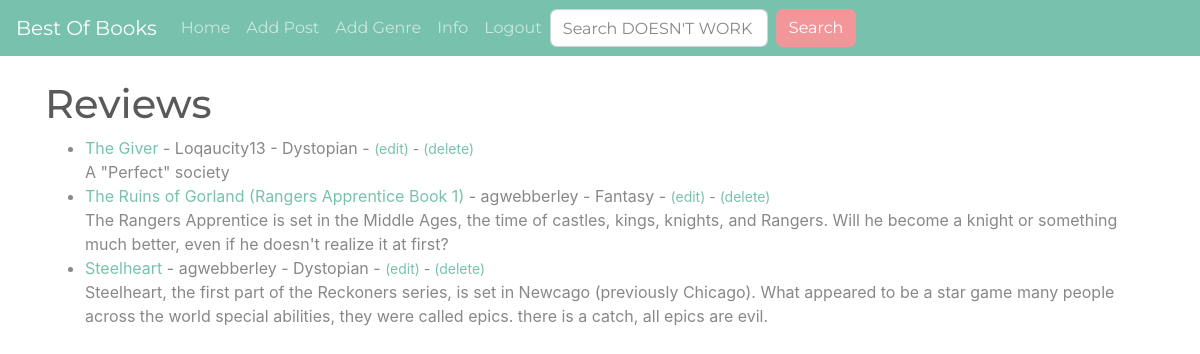
The app's page / (signed in) with its own data.
### mainapp/models.py (models this page shows, shortened)
class Post(models.Model):
	title = models.CharField(max_length=255)
	slug = models.SlugField(max_length=255, null=False, unique=True)
	reviewer = models.ForeignKey(User, on_delete=models.CASCADE)
	author = models.CharField(max_length=255)
	pub_date = models.DateField()
	genre = models.CharField(max_length=255)
	should_know = models.CharField(max_length=500)
	snippit = models.CharField(max_length=255)
	body = models.TextField()

### mainapp/views.py (the view)
# urls.py: path('', HomeView.as_view(), name="home"),
class HomeView(ListView):
	model = Post
	template_name = "home.html"
	ordering = ['-pub_date']

### mainapp/templates/home.html (shortened to what this page needs)
{% extends 'base.html' %}
{% block content %}
<h1>Reviews</h1>
<ul>
{% for post in object_list %}
	<li><a href="{% url 'article-detail' post.slug  %}">{{ post.title }}</a> - {{ post.reviewer }} - {{ post.genre }}
		 {% if user.is_authenticated %} - <small><a href="{% url 'update_post' post.slug  %}">(edit)</a> - <a href="{% url 'delete_post' post.slug  %}">(delete)</a></small><br>{% endif %}
	{{ post.snippit}}</li>
{%endfor%}
</ul>
{% endblock %}

### records on screen
Post: title "The Giver", reviewer "Loqaucity13", genre "Dystopian", snippit "A \"Perfect\" society"
Post: title "The Ruins of Gorland (Rangers Apprentice Book 1)", reviewer "agwebberley", genre "Fantasy", snippit "The Rangers Apprentice is set in the Middle Ages, the time of castles, kings, knights, and Rangers. Will he become a knight or something much better, even if he doesn't realize it at first?"
Post: title "Steelheart", reviewer "agwebberley", genre "Dystopian", snippit "Steelheart, the first part of the Reckoners series, is set in Newcago (previously Chicago). What appeared to be a star game many people across the world special abilities, they were called epics. there is a catch, all epics are evil."
